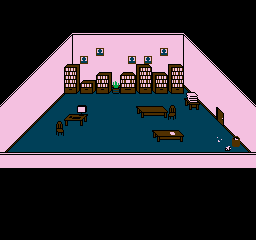

This game map was drawn from its Tiled (.tmx) file and the tilesets committed beside it. A one-line description and the trimmed map source follow:
An orthogonal 32x30 tile map with 8x8 px tiles, 2 tile layers (Tile Layer 1, Tile Layer 2).

<map version="1.0" orientation="orthogonal" width="32" height="30" tilewidth="8" tileheight="8">
 <tileset firstgid="1" name="tileset" tilewidth="8" tileheight="8">
  <image source="tileset.png" trans="ff00ff" width="256" height="240" />
  <tile id="0">
   <properties>
    <property name="Solid" value="" />
   </properties>
  </tile>
  <tile id="1">
   <properties>
    <property name="Solid" value="" />
   </properties>
  </tile>
  <tile id="2">
   <properties>
    <property name="Solid" value="" />
   </properties>
  </tile>
  <tile id="3">
   <properties>
    <property name="Solid" value="" />
   </properties>
  </tile>
  <tile id="4">
   <properties>
    <property name="Solid" value="" />
   </properties>
  </tile>
  <tile id="5">
   <properties>
    <property name="Solid" value="" />
   </properties>
  </tile>
  <tile id="6">
   <properties>
    <property name="Solid" value="" />
   </properties>
  </tile>
  <tile id="8">
   <properties>
    <property name="Solid" value="" />
   </properties>
  </tile>
  <tile id="9">
   <properties>
    <property name="Solid" value="" />
   </properties>
  </tile>
  <tile id="10">
   <properties>
    <property name="Solid" value="" />
   </properties>
  </tile>
  <tile id="11">
   <properties>
    <property name="Solid" value="" />
   </properties>
  </tile>
  <tile id="12">
   <properties>
    <property name="Solid" value="" />
   </properties>
  </tile>
  <tile id="64">
   <properties>
    <property name="Solid" value="" />
   </properties>
  </tile>
  <tile id="65">
   <properties>
    <property name="Solid" value="" />
   </properties>
  </tile>
  <tile id="66">
   <properties>
    <property name="Solid" value="" />
   </properties>
  </tile>
  <tile id="67">
   <properties>
    <property name="Solid" value="" />
   </properties>
  </tile>
  <tile id="68">
   <properties>
    <property name="Solid" value="" />
   </properties>
  </tile>
  <tile id="70">
   <properties>
    <property name="Solid" value="" />
   </properties>
  </tile>
  <tile id="71">
   <properties>
    <property name="Solid" value="" />
   </properties>
  </tile>
  <tile id="101">
   <properties>
    <property name="Solid" value="" />
   </properties>
  </tile>
  <tile id="102">
   <properties>
    <property name="Solid" value="" />
   </properties>
  </tile>
  <tile id="103">
   <properties>
    <property name="Solid" value="" />
   </properties>
  </tile>
 </tileset>
 <layer name="Tile Layer 1" width="32" height="30">
  <data>[960 cells, 960 non-empty, 22 distinct tile ids]</data>
 </layer>
 <layer name="Tile Layer 2" width="32" height="30">
  <data>[960 cells, 132 non-empty, 45 distinct tile ids]</data>
 </layer>
</map>
